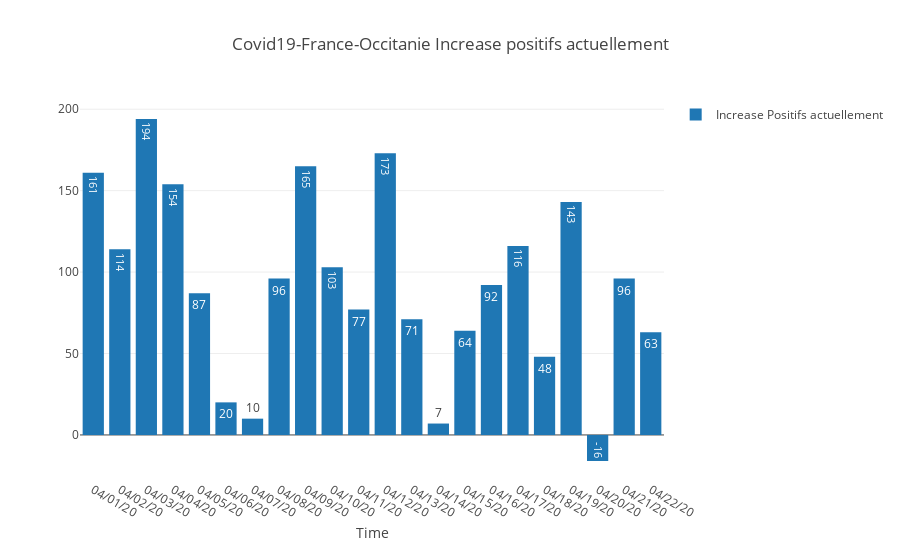

Notebook code cell kept with this figure:
### Code cell
dates=df["Date"].values

layout = go.Layout(
    barmode='stack',
    title=f"Covid19-France-Occitanie Increase positifs actuellement",
    xaxis=dict(title="Time"),
    showlegend=True,
) 
fig = go.Figure(data=[
    go.Bar(name="Increase Positifs actuellement", x=dates, y=df["Increase Positifs actuellement"], text=df["Increase Positifs actuellement"],
            textposition='auto'),
],
    layout=layout
)

iplot(fig, filename="covid19-Occitanie2")

### Figure 1 — Plotly figure (JSON) as saved in the notebook; plotly's stock layout.template omitted (floating-point values rounded to 4 significant figures)
{"data": [{"name": "Increase Positifs actuellement", "text": [161, 114, 194, 154, 87, 20, 10, 96, 165, 103, 77, 173, 71, 7, 64, 92, 116, 48, 143, -16, 96, 63], "textposition": "auto", "type": "bar", "uid": "7d03cd3b-7c45-45fe-b1bf-321bcf3557aa", "x": ["04/01/20", "04/02/20", "04/03/20", "04/04/20", "04/05/20", "04/06/20", "04/07/20", "04/08/20", "04/09/20", "04/10/20", "04/11/20", "04/12/20", "04/13/20", "04/14/20", "04/15/20", "04/16/20", "04/17/20", "04/18/20", "04/19/20", "04/20/20", "04/21/20", "04/22/20"], "y": [161, 114, 194, 154, 87, 20, 10, 96, 165, 103, 77, 173, 71, 7, 64, 92, 116, 48, 143, -16, 96, 63]}], "layout": {"barmode": "stack", "showlegend": true, "title": {"text": "Covid19-France-Occitanie Increase positifs actuellement"}, "xaxis": {"title": {"text": "Time"}}}}
